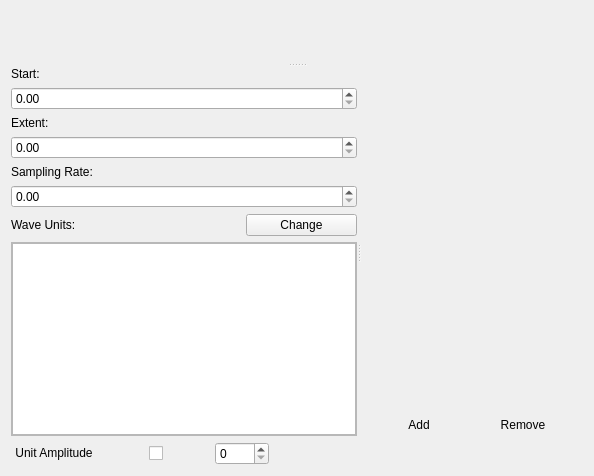
<?xml version="1.0" encoding="UTF-8"?>
<ui version="4.0">
 <class>ModelFittingWidget</class>
 <widget class="QWidget" name="ModelFittingWidget">
  <property name="geometry">
   <rect>
    <x>0</x>
    <y>0</y>
    <width>594</width>
    <height>476</height>
   </rect>
  </property>
  <property name="windowTitle">
   <string>ModelFittingWidget</string>
  </property>
  <property name="accessibleName">
   <string>ModelFittingWidget</string>
  </property>
  <layout class="QGridLayout" name="gridLayout">
   <item row="0" column="0">
    <layout class="QHBoxLayout" name="modelNameHLayout">
     <item>
      <widget class="QLabel" name="modelNameLabel">
       <property name="toolTip">
        <string>Model name (may be different from the name of the Python function)</string>
       </property>
       <property name="text">
        <string/>
       </property>
      </widget>
     </item>
     <item>
      <spacer name="modeNameHSpacer">
       <property name="orientation">
        <enum>Qt::Orientation::Horizontal</enum>
       </property>
       <property name="sizeHint" stdset="0">
        <size>
         <width>28</width>
         <height>17</height>
        </size>
       </property>
      </spacer>
     </item>
     <item>
      <widget class="QPushButton" name="waveformExpressionPushButton">
       <property name="sizePolicy">
        <sizepolicy hsizetype="Fixed" vsizetype="Fixed">
         <horstretch>0</horstretch>
         <verstretch>0</verstretch>
        </sizepolicy>
       </property>
       <property name="toolTip">
        <string>Reveal the model's mathematical expression in a separate window</string>
       </property>
       <property name="text">
        <string/>
       </property>
       <property name="icon">
        <iconset theme="mathmode"/>
       </property>
       <property name="flat">
        <bool>true</bool>
       </property>
      </widget>
     </item>
    </layout>
   </item>
   <item row="1" column="0">
    <widget class="QSplitter" name="labelsSplitter">
     <property name="sizePolicy">
      <sizepolicy hsizetype="Preferred" vsizetype="Expanding">
       <horstretch>0</horstretch>
       <verstretch>1</verstretch>
      </sizepolicy>
     </property>
     <property name="orientation">
      <enum>Qt::Orientation::Vertical</enum>
     </property>
     <widget class="SimpleSVGWidget" name="svgWidget" native="true">
      <property name="sizePolicy">
       <sizepolicy hsizetype="MinimumExpanding" vsizetype="MinimumExpanding">
        <horstretch>1</horstretch>
        <verstretch>1</verstretch>
       </sizepolicy>
      </property>
      <property name="minimumSize">
       <size>
        <width>24</width>
        <height>24</height>
       </size>
      </property>
      <property name="toolTip">
       <string>Mathematical expression implemented by the model function</string>
      </property>
      <property name="autoFillBackground">
       <bool>true</bool>
      </property>
     </widget>
     <widget class="QSplitter" name="controlsSplitter">
      <property name="sizePolicy">
       <sizepolicy hsizetype="Expanding" vsizetype="Expanding">
        <horstretch>0</horstretch>
        <verstretch>0</verstretch>
       </sizepolicy>
      </property>
      <property name="orientation">
       <enum>Qt::Orientation::Horizontal</enum>
      </property>
      <property name="opaqueResize">
       <bool>true</bool>
      </property>
      <property name="childrenCollapsible">
       <bool>true</bool>
      </property>
      <widget class="QWidget" name="layoutWidget">
       <layout class="QVBoxLayout" name="controlsVerticalLayout">
        <item>
         <widget class="QLabel" name="domainStartLabel">
          <property name="sizePolicy">
           <sizepolicy hsizetype="Minimum" vsizetype="Fixed">
            <horstretch>0</horstretch>
            <verstretch>0</verstretch>
           </sizepolicy>
          </property>
          <property name="text">
           <string>Start:</string>
          </property>
         </widget>
        </item>
        <item>
         <widget class="QuantitySpinBox" name="startSpinBox">
          <property name="sizePolicy">
           <sizepolicy hsizetype="MinimumExpanding" vsizetype="Fixed">
            <horstretch>1</horstretch>
            <verstretch>0</verstretch>
           </sizepolicy>
          </property>
         </widget>
        </item>
        <item>
         <widget class="QLabel" name="label_Duration">
          <property name="sizePolicy">
           <sizepolicy hsizetype="MinimumExpanding" vsizetype="Fixed">
            <horstretch>0</horstretch>
            <verstretch>0</verstretch>
           </sizepolicy>
          </property>
          <property name="toolTip">
           <string>Duration of synthetic mPSC waveform</string>
          </property>
          <property name="statusTip">
           <string>Duration of synthetic mPSC waveform</string>
          </property>
          <property name="whatsThis">
           <string>Duration of synthetic mPSC waveform</string>
          </property>
          <property name="text">
           <string>Extent:</string>
          </property>
          <property name="buddy">
           <cstring>durationSpinBox</cstring>
          </property>
         </widget>
        </item>
        <item>
         <widget class="QuantitySpinBox" name="durationSpinBox">
          <property name="sizePolicy">
           <sizepolicy hsizetype="MinimumExpanding" vsizetype="Fixed">
            <horstretch>1</horstretch>
            <verstretch>0</verstretch>
           </sizepolicy>
          </property>
          <property name="toolTip">
           <string>Duration of the model waveform</string>
          </property>
          <property name="statusTip">
           <string>Duration of synthetic mPSC waveform</string>
          </property>
          <property name="whatsThis">
           <string>Duration of synthetic mPSC waveform</string>
          </property>
         </widget>
        </item>
        <item>
         <widget class="QLabel" name="samplingRateLabel">
          <property name="sizePolicy">
           <sizepolicy hsizetype="MinimumExpanding" vsizetype="Fixed">
            <horstretch>0</horstretch>
            <verstretch>0</verstretch>
           </sizepolicy>
          </property>
          <property name="text">
           <string>Sampling Rate:</string>
          </property>
          <property name="textFormat">
           <enum>Qt::TextFormat::AutoText</enum>
          </property>
          <property name="wordWrap">
           <bool>false</bool>
          </property>
          <property name="buddy">
           <cstring>samplingRateSpinBox</cstring>
          </property>
         </widget>
        </item>
        <item>
         <widget class="QuantitySpinBox" name="samplingRateSpinBox">
          <property name="sizePolicy">
           <sizepolicy hsizetype="MinimumExpanding" vsizetype="Fixed">
            <horstretch>1</horstretch>
            <verstretch>0</verstretch>
           </sizepolicy>
          </property>
          <property name="toolTip">
           <string>Sampling rate used to generate the model waveform</string>
          </property>
         </widget>
        </item>
        <item>
         <layout class="QHBoxLayout" name="waveUnitsHorizontalLayout">
          <item>
           <widget class="QLabel" name="waveformUnitsLabel">
            <property name="sizePolicy">
             <sizepolicy hsizetype="MinimumExpanding" vsizetype="Fixed">
              <horstretch>0</horstretch>
              <verstretch>0</verstretch>
             </sizepolicy>
            </property>
            <property name="text">
             <string>Wave Units:</string>
            </property>
            <property name="buddy">
             <cstring>waveformUnitsPushButton</cstring>
            </property>
           </widget>
          </item>
          <item>
           <widget class="QLabel" name="unitsLabel">
            <property name="sizePolicy">
             <sizepolicy hsizetype="MinimumExpanding" vsizetype="Fixed">
              <horstretch>0</horstretch>
              <verstretch>0</verstretch>
             </sizepolicy>
            </property>
            <property name="text">
             <string/>
            </property>
           </widget>
          </item>
          <item>
           <widget class="QPushButton" name="waveformUnitsPushButton">
            <property name="sizePolicy">
             <sizepolicy hsizetype="MinimumExpanding" vsizetype="Fixed">
              <horstretch>0</horstretch>
              <verstretch>0</verstretch>
             </sizepolicy>
            </property>
            <property name="toolTip">
             <string>Choose physical units for the model waveform</string>
            </property>
            <property name="statusTip">
             <string>Choose waveform units</string>
            </property>
            <property name="whatsThis">
             <string>Choose waveform units</string>
            </property>
            <property name="text">
             <string>Change</string>
            </property>
           </widget>
          </item>
         </layout>
        </item>
        <item>
         <widget class="QScrollArea" name="scrollArea">
          <property name="sizePolicy">
           <sizepolicy hsizetype="Expanding" vsizetype="Expanding">
            <horstretch>0</horstretch>
            <verstretch>0</verstretch>
           </sizepolicy>
          </property>
          <property name="lineWidth">
           <number>0</number>
          </property>
          <property name="widgetResizable">
           <bool>true</bool>
          </property>
          <widget class="QWidget" name="scrollAreaWidgetContents">
           <property name="geometry">
            <rect>
             <x>0</x>
             <y>0</y>
             <width>395</width>
             <height>139</height>
            </rect>
           </property>
           <property name="sizePolicy">
            <sizepolicy hsizetype="Expanding" vsizetype="Expanding">
             <horstretch>0</horstretch>
             <verstretch>0</verstretch>
            </sizepolicy>
           </property>
           <layout class="QGridLayout" name="gridLayout_2">
            <property name="leftMargin">
             <number>0</number>
            </property>
            <property name="topMargin">
             <number>0</number>
            </property>
            <property name="rightMargin">
             <number>0</number>
            </property>
            <property name="bottomMargin">
             <number>0</number>
            </property>
            <property name="spacing">
             <number>0</number>
            </property>
            <item row="0" column="0">
             <widget class="QPlainTextEdit" name="fitResultsTextEdit">
              <property name="sizePolicy">
               <sizepolicy hsizetype="Expanding" vsizetype="Expanding">
                <horstretch>0</horstretch>
                <verstretch>0</verstretch>
               </sizepolicy>
              </property>
              <property name="toolTip">
               <string>Goodness of fit</string>
              </property>
              <property name="readOnly">
               <bool>true</bool>
              </property>
             </widget>
            </item>
           </layout>
          </widget>
         </widget>
        </item>
       </layout>
      </widget>
      <widget class="QWidget" name="layoutWidget">
       <layout class="QVBoxLayout" name="coefficientsTableVerticalLayout">
        <item>
         <widget class="TableEditorWidget" name="modelCoefficientsTable" native="true">
          <property name="sizePolicy">
           <sizepolicy hsizetype="MinimumExpanding" vsizetype="MinimumExpanding">
            <horstretch>1</horstretch>
            <verstretch>1</verstretch>
           </sizepolicy>
          </property>
          <property name="minimumSize">
           <size>
            <width>64</width>
            <height>64</height>
           </size>
          </property>
          <property name="toolTip">
           <string>Model coefficient values used for waveform generation and curve fitting</string>
          </property>
          <property name="statusTip">
           <string>Model coefficient values used for waveform generation and curve fitting</string>
          </property>
          <property name="whatsThis">
           <string>Model coefficient values used for waveform generation and curve fitting</string>
          </property>
         </widget>
        </item>
        <item>
         <layout class="QHBoxLayout" name="rowManipulationButtonsLayout">
          <item>
           <widget class="QPushButton" name="addStarredRowsPushButton">
            <property name="sizePolicy">
             <sizepolicy hsizetype="Fixed" vsizetype="Fixed">
              <horstretch>0</horstretch>
              <verstretch>0</verstretch>
             </sizepolicy>
            </property>
            <property name="toolTip">
             <string>Add one instance each, of starred coefficients</string>
            </property>
            <property name="statusTip">
             <string>Add one instance each, of starred coefficients</string>
            </property>
            <property name="whatsThis">
             <string>Add one instance each, of starred coefficients</string>
            </property>
            <property name="text">
             <string>Add</string>
            </property>
            <property name="icon">
             <iconset theme="QIcon::ThemeIcon::ListAdd"/>
            </property>
            <property name="flat">
             <bool>true</bool>
            </property>
           </widget>
          </item>
          <item>
           <widget class="QPushButton" name="removeStarredRowsPushButton">
            <property name="sizePolicy">
             <sizepolicy hsizetype="Fixed" vsizetype="Fixed">
              <horstretch>0</horstretch>
              <verstretch>0</verstretch>
             </sizepolicy>
            </property>
            <property name="toolTip">
             <string>Remove one instance each, of starred coefficients</string>
            </property>
            <property name="statusTip">
             <string>Remove one instance each, of starred coefficients</string>
            </property>
            <property name="whatsThis">
             <string>Remove one instance each, of starred coefficients</string>
            </property>
            <property name="text">
             <string>Remove</string>
            </property>
            <property name="icon">
             <iconset theme="QIcon::ThemeIcon::ListRemove"/>
            </property>
            <property name="flat">
             <bool>true</bool>
            </property>
           </widget>
          </item>
         </layout>
        </item>
       </layout>
      </widget>
     </widget>
    </widget>
   </item>
   <item row="2" column="0">
    <layout class="QHBoxLayout" name="waveControlAndDisplayHLayout">
     <item>
      <widget class="QPushButton" name="makeUnitAmplitudePushButton">
       <property name="sizePolicy">
        <sizepolicy hsizetype="Minimum" vsizetype="Fixed">
         <horstretch>0</horstretch>
         <verstretch>0</verstretch>
        </sizepolicy>
       </property>
       <property name="toolTip">
        <string>Adjust β such that the model has unit amplitude</string>
       </property>
       <property name="statusTip">
        <string>Adjust β such that the model has unit amplitude</string>
       </property>
       <property name="whatsThis">
        <string>Adjust β such that the model has unit amplitude</string>
       </property>
       <property name="text">
        <string>Unit Amplitude</string>
       </property>
       <property name="flat">
        <bool>true</bool>
       </property>
      </widget>
     </item>
     <item>
      <widget class="QPushButton" name="generateWaveformPushButton">
       <property name="sizePolicy">
        <sizepolicy hsizetype="Minimum" vsizetype="Fixed">
         <horstretch>0</horstretch>
         <verstretch>0</verstretch>
        </sizepolicy>
       </property>
       <property name="toolTip">
        <string>Generate the model waveform using the initial coefficient values, duration and sampling rate</string>
       </property>
       <property name="statusTip">
        <string>Generate waveform</string>
       </property>
       <property name="whatsThis">
        <string>Generate waveform</string>
       </property>
       <property name="text">
        <string/>
       </property>
       <property name="icon">
        <iconset theme="waveform"/>
       </property>
       <property name="flat">
        <bool>true</bool>
       </property>
      </widget>
     </item>
     <item>
      <widget class="QCheckBox" name="overlayDataCheckbox">
       <property name="sizePolicy">
        <sizepolicy hsizetype="Minimum" vsizetype="Fixed">
         <horstretch>0</horstretch>
         <verstretch>0</verstretch>
        </sizepolicy>
       </property>
       <property name="toolTip">
        <string>Show waveform with data</string>
       </property>
       <property name="statusTip">
        <string>Show waveform with data</string>
       </property>
       <property name="whatsThis">
        <string>Show waveform with data</string>
       </property>
       <property name="text">
        <string/>
       </property>
       <property name="icon">
        <iconset theme="layer-visible-on"/>
       </property>
      </widget>
     </item>
     <item>
      <widget class="QPushButton" name="fitDataPushButton">
       <property name="sizePolicy">
        <sizepolicy hsizetype="Minimum" vsizetype="Fixed">
         <horstretch>0</horstretch>
         <verstretch>0</verstretch>
        </sizepolicy>
       </property>
       <property name="text">
        <string/>
       </property>
       <property name="icon">
        <iconset theme="labplot-xy-fit-curve"/>
       </property>
       <property name="flat">
        <bool>true</bool>
       </property>
      </widget>
     </item>
     <item>
      <widget class="QSpinBox" name="channelSpinBox">
       <property name="sizePolicy">
        <sizepolicy hsizetype="Minimum" vsizetype="Fixed">
         <horstretch>0</horstretch>
         <verstretch>0</verstretch>
        </sizepolicy>
       </property>
       <property name="maximum">
        <number>9999</number>
       </property>
      </widget>
     </item>
     <item>
      <widget class="QPushButton" name="pythonHelpPushButton">
       <property name="sizePolicy">
        <sizepolicy hsizetype="Minimum" vsizetype="Fixed">
         <horstretch>0</horstretch>
         <verstretch>0</verstretch>
        </sizepolicy>
       </property>
       <property name="text">
        <string/>
       </property>
       <property name="icon">
        <iconset theme="info"/>
       </property>
       <property name="flat">
        <bool>true</bool>
       </property>
      </widget>
     </item>
     <item>
      <spacer name="waveControlHSpacer">
       <property name="sizePolicy">
        <sizepolicy hsizetype="Expanding" vsizetype="Minimum">
         <horstretch>0</horstretch>
         <verstretch>0</verstretch>
        </sizepolicy>
       </property>
       <property name="orientation">
        <enum>Qt::Orientation::Horizontal</enum>
       </property>
       <property name="sizeType">
        <enum>QSizePolicy::Policy::Expanding</enum>
       </property>
       <property name="sizeHint" stdset="0">
        <size>
         <width>40</width>
         <height>20</height>
        </size>
       </property>
      </spacer>
     </item>
    </layout>
   </item>
  </layout>
 </widget>
 <customwidgets>
  <customwidget>
   <class>QuantitySpinBox</class>
   <extends>QDoubleSpinBox</extends>
   <header location="global">gui.widgets.small_widgets</header>
  </customwidget>
  <customwidget>
   <class>TableEditorWidget</class>
   <extends>QWidget</extends>
   <header location="global">gui.widgets.tableeditorwidget</header>
   <container>1</container>
  </customwidget>
  <customwidget>
   <class>SimpleSVGWidget</class>
   <extends>QWidget</extends>
   <header location="global">gui.widgets.svgwidgets</header>
   <container>1</container>
  </customwidget>
 </customwidgets>
 <resources/>
 <connections/>
</ui>
